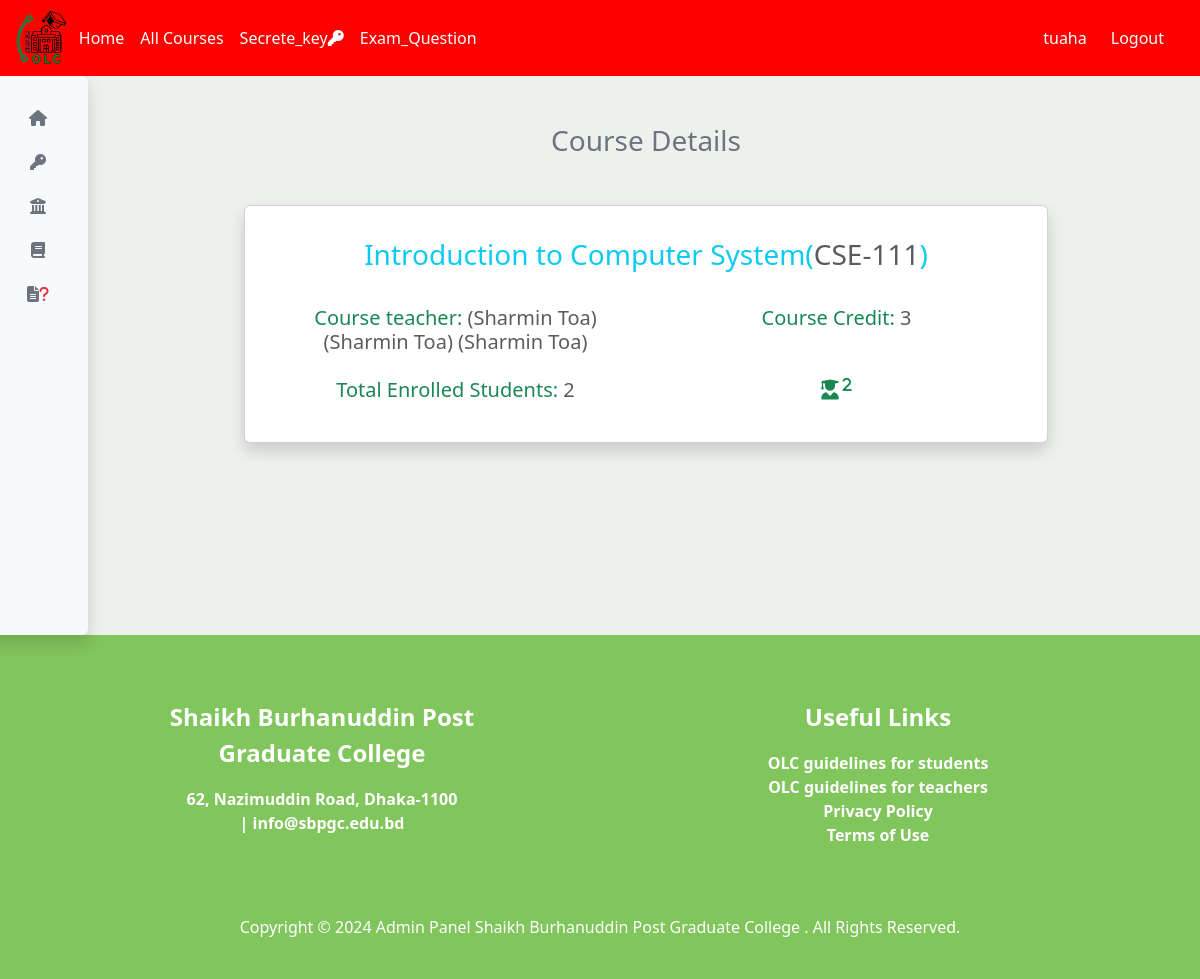
The app's page /admin/view_course.php?view_id=67 (signed in) with its own data.
### tables this page shows
CREATE TABLE `admin_course` (
  `id` int(11) NOT NULL,
  `course_code` varchar(255) DEFAULT NULL,
  `course_title` varchar(255) DEFAULT NULL,
  `credit` varchar(255) DEFAULT NULL,
  `enroll_key` varchar(50) DEFAULT NULL
);

### admin/view_course.php (the view, shortened to what this page needs)
<?php
     include './includes/connect.php';
if(isset($_GET['view_id']))
{
	$id = $_GET['view_id'];
	    $checkQuery = "SELECT * FROM admin_course WHERE id='$id'";
    $checkResult = mysqli_query($con, $checkQuery);
    $row=mysqli_fetch_assoc($checkResult);
    $course_code = $row['course_code'];
    $course_credit = $row['credit'];
    $course_title = $row['course_title'];
    $for_teacher = "SELECT * FROM courses WHERE course_code='$course_code'";
    $runquery=mysqli_query($con, $for_teacher);
    $teacher_names = array();
    while($row_teacher=mysqli_fetch_array($runquery))
    {
    	$teacher_names[]=$row_teacher['teacher_name'];
    }
    $select_student= "SELECT * FROM student_course WHERE course_code='$course_code' ";
    $run_select_student=mysqli_query($con,$select_student);
    $num_enrolled_student=mysqli_num_rows($run_select_student);
}
?>
<!DOCTYPE html>
<html>
<head>
	<?php   include('partials/css_link.php'); ?>
</head>
<body>
<div class="container-fluid p-0 " >
<?php   include('partials/navbar.php'); ?>
    <div class="row " style="background-color: #edf0ed;" >
       <?php   include('partials/sidebar.php'); ?>
    	<div class="col-md-10  m-5 main ">
            <h3 class="text-monospace text-center text-secondary">Course Details</h3>
<div class="row m-5 px-5 pb-5 rounded justify-content-center  rounded">
    <div class="card shadow p-3 mb-5 bg-body rounded" style="width: 108rem;">
	  <div class="card-body row">
	    <h3 class="card-title text-info text-center col-md-12"><?php echo $course_title ?>(<span class='text-muted'><?php echo $course_code ?></span>)</h3><br><br><br>
	    <h5 class="card-subtitle mb-2 text-success col-md-6 text-center">Course teacher: <span class='text-muted'>
	    	<?php
	    	   foreach ($teacher_names as $t_name) {
                   echo "($t_name) ";
                 }
             ?></span></h5>
	    <h5 class="card-subtitle mb-2 text-success col-md-6 text-center">Course Credit: <span class='text-muted'><?php echo $course_credit
	     ?> </span></h5>
        <br><br><br>
	    <h5 class="card-subtitle mb-2 text-success col-md-6 text-center">Total Enrolled Students: <span class='text-muted'><?php echo $num_enrolled_student ; ?> </span>
	    </h5>
	    <h5 class="card-subtitle mb-2 text-success col-md-6 text-center">
	    	<i class="fas fa-user-graduate"><sup> <?php echo $num_enrolled_student ; ?></sup></i>
	    </h5>
	  </div>
	</div>
</div>
    	</div>
    </div>
        <?php
            include "./partials/footer.php";
        ?>
</div>
</body>
</html>

### admin/partials/css_link.php (style rules this page uses)
body { overflow-x:hidden ; }

### admin/partials/sidebar.php (style rules this page uses)
body { display: flex; }

### records on screen
admin_course: course_title "Introduction to Computer System", course_code "CSE-111", credit "3"

### other values on screen
$_SESSION['name'] "tuaha"
$t_name "Sharmin Toa"
$num_enrolled_student "2"
